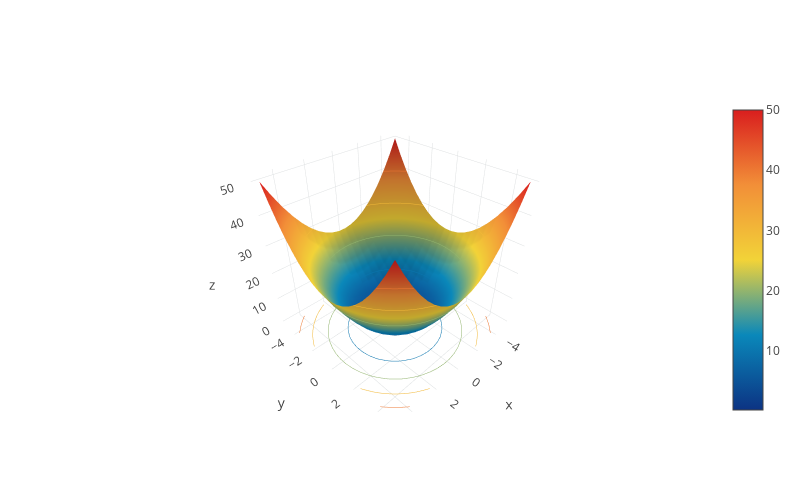

Notebook cell for this chart:
### Markdown cell above
#### 3D Surface Plots

### Code cell
mv.plot_3d(f)

### Figure 1 — Plotly figure (JSON) as saved in the notebook; plotly's stock layout.template omitted (floating-point values rounded to 4 significant figures; data arrays with more than 128 entries replaced by an {"elided": "..."} marker saying what was removed)
{"data": [{"colorscale": "Portland", "contours": {"z": {"highlightcolor": "#42f462", "project": {"z": true}, "show": true, "usecolormap": true}}, "opacity": 1, "type": "surface", "uid": "16ce59b4-0643-11ea-9cc1-003ee1c643c9", "x": {"elided": "20x20 float values"}, "y": {"elided": "20x20 float values"}, "z": {"elided": "20x20 float values"}}], "layout": {"height": 500, "scene": {"xaxis": {"gridcolor": "#dee0e2", "showbackground": false, "zerolinecolor": "#dee0e2"}, "yaxis": {"gridcolor": "#dee0e2", "showbackground": false, "zerolinecolor": "#dee0e2"}, "zaxis": {"gridcolor": "#dee0e2", "showbackground": false, "zerolinecolor": "#dee0e2"}}, "showlegend": false, "width": 800}}
